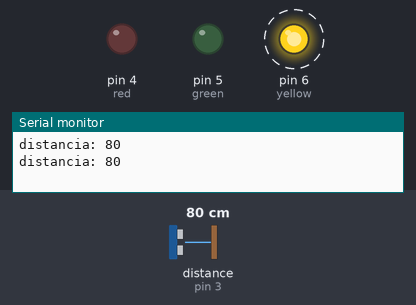
Bench run of a sketch on a simulated Arduino Uno, built with avr-gcc and run on an emulated ATmega328P. Parts: output pins drawn as LEDs (lit = HIGH), the last lines printed to the serial monitor. Wiring (inferred from the names in the program): ultrasonic range finder: trigger pin 2; echo pin 3. Dashed ring = blinking. The test bench sets the inputs (shaded band); at power-on: distance to the obstacle (sensor on pin 3) 80 cm. The echo pulse lasts 58.3 µs per cm; pins used as bus, display or sensor lines are not drawn.

Above: at 1.8 s.
1.9 s: distance to the obstacle (sensor on pin 3) set to 33 cm
6.0 s: distance to the obstacle (sensor on pin 3) set to 28 cm
At 6.17 s:
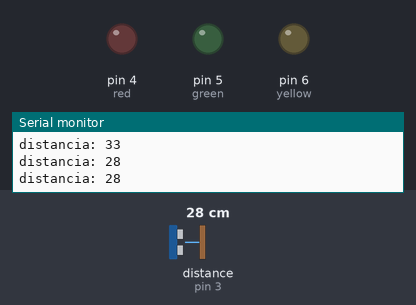
9.5 s: distance to the obstacle (sensor on pin 3) set to 35 cm
At 10.2 s:
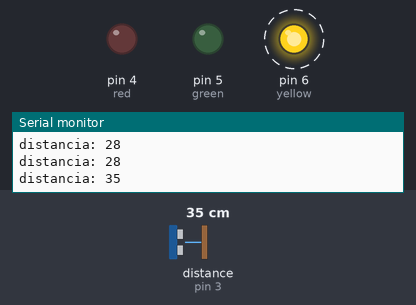
Timing chart, 0 to 19.6 s (numbered marks = the images above; inputs shaded):
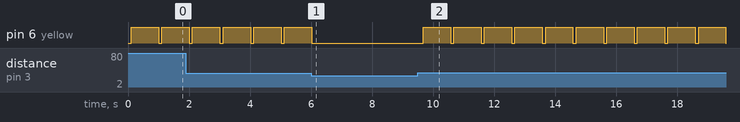

Measured:
- the behaviour switches between 31 and 30 cm on distance to the obstacle (sensor on pin 3) (found by bisection; images 0 and 1)
- after the input at 6.0 s, pin 6 (yellow): goes on until 6.0 s, then stays LOW
- after the input at 9.5 s, pin 6 (yellow): alternates HIGH for 0.90 s and LOW for 0.10 s, starting after 0.17 s
- by itself, pin 6 (yellow): alternates HIGH for 0.90 s and LOW for 0.10 s

The sketch:

sensordeestacionamento.ino
```cpp
//projeto de sensor de estacionamento
#define trig 2 //entrada trig do sensor ultrasonico
#define echo 3 // entrada echo do sensor ultrasonico
#define red 4 // led vermelho
#define green 5 // led verde
#define yellow 6 // led amarelo
#define buzzer 7 // buzzer
void setup() {
  Serial.begin(9600);
  pinMode(trig, OUTPUT); // definindo a porta como uma saida de dados
  pinMode(green,OUTPUT);
  pinMode(yellow,OUTPUT);
  pinMode(red,OUTPUT);
  pinMode(echo, INPUT); // definindo a porta como uma entrada de dados
}

void loop() {
  // put your main code here, to run repeatedly:
  digitalWrite(trig, LOW);
  delayMicroseconds(2);
  digitalWrite(trig, HIGH);
  delayMicroseconds(10);
  digitalWrite(trig, LOW);

  long duracao = pulseIn(echo, HIGH);
  int distancia = duracao / 58;
  Serial.print("distancia: ");
  Serial.println(distancia);
  delay(100);

  if(distancia<=30){
    digitalWrite(green,HIGH);
    delay(2);
    digitalWrite(green, LOW);

  }
  else if (distancia>=20) {
    digitalWrite(yellow, HIGH);
    digitalWrite(buzzer, HIGH);
    delay(900);
    digitalWrite(yellow,LOW);
    digitalWrite(buzzer,LOW);

  }
  else if (distancia>=10){
    digitalWrite(yellow, HIGH);
    digitalWrite(buzzer, HIGH);
    delay(700);
    digitalWrite(yellow, LOW);
    digitalWrite(buzzer, LOW);
  }
  else if(distancia>=5){
    digitalWrite(red, HIGH);
    digitalWrite(buzzer, HIGH);
    delay(500);
    digitalWrite(buzzer, LOW);
    delay(200);
    digitalWrite(red, LOW);
    digitalWrite(buzzer, HIGH);
    delay(300);
    digitalWrite(buzzer, LOW);
  }
  else {
  digitalWrite(red, HIGH);
  digitalWrite(buzzer, HIGH);
  delay(200);
  digitalWrite(red, LOW);
  digitalWrite(buzzer, LOW);
  }
}
```
